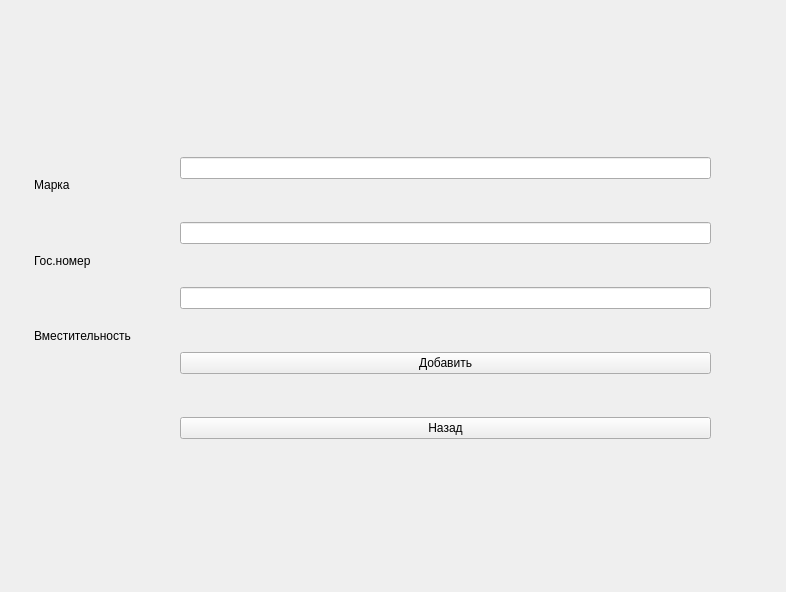
<?xml version="1.0" encoding="UTF-8"?>
<ui version="4.0">
 <class>Bus</class>
 <widget class="QWidget" name="Bus">
  <property name="geometry">
   <rect>
    <x>0</x>
    <y>0</y>
    <width>786</width>
    <height>592</height>
   </rect>
  </property>
  <property name="windowTitle">
   <string>Добавление автобуса</string>
  </property>
  <widget class="QWidget" name="verticalLayoutWidget">
   <property name="geometry">
    <rect>
     <x>180</x>
     <y>120</y>
     <width>531</width>
     <height>361</height>
    </rect>
   </property>
   <layout class="QVBoxLayout" name="verticalLayout">
    <item>
     <widget class="QLineEdit" name="brand"/>
    </item>
    <item>
     <widget class="QLineEdit" name="stateNumber"/>
    </item>
    <item>
     <widget class="QLineEdit" name="busCapacity">
      <property name="text">
       <string/>
      </property>
     </widget>
    </item>
    <item>
     <widget class="QPushButton" name="addBusBtn">
      <property name="text">
       <string>Добавить</string>
      </property>
     </widget>
    </item>
    <item>
     <widget class="QPushButton" name="backBtn">
      <property name="text">
       <string>Назад</string>
      </property>
     </widget>
    </item>
   </layout>
  </widget>
  <widget class="QWidget" name="verticalLayoutWidget_2">
   <property name="geometry">
    <rect>
     <x>34</x>
     <y>150</y>
     <width>141</width>
     <height>221</height>
    </rect>
   </property>
   <layout class="QVBoxLayout" name="verticalLayout_2">
    <item>
     <widget class="QLabel" name="label">
      <property name="text">
       <string>Марка</string>
      </property>
     </widget>
    </item>
    <item>
     <widget class="QLabel" name="label_3">
      <property name="text">
       <string>Гос.номер</string>
      </property>
     </widget>
    </item>
    <item>
     <widget class="QLabel" name="label_4">
      <property name="text">
       <string>Вместительность</string>
      </property>
     </widget>
    </item>
   </layout>
  </widget>
 </widget>
 <resources/>
 <connections/>
</ui>
